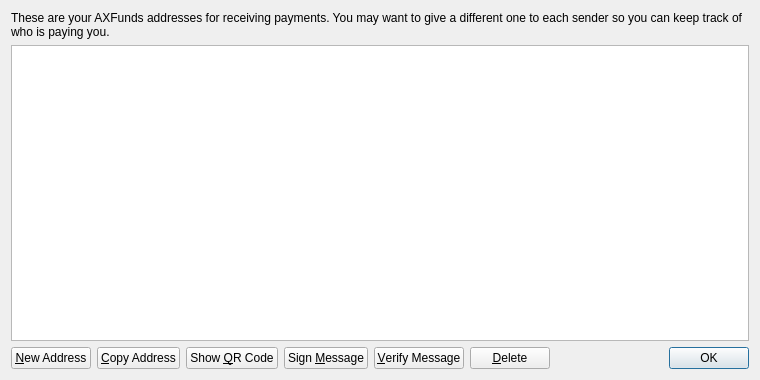
<?xml version="1.0" encoding="UTF-8"?>
<ui version="4.0">
 <class>AddressBookPage</class>
 <widget class="QWidget" name="AddressBookPage">
  <property name="geometry">
   <rect>
    <x>0</x>
    <y>0</y>
    <width>760</width>
    <height>380</height>
   </rect>
  </property>
  <property name="windowTitle">
   <string>Address Book</string>
  </property>
  <layout class="QVBoxLayout" name="verticalLayout">
   <item>
    <widget class="QLabel" name="labelExplanation">
     <property name="text">
      <string>These are your AXFunds addresses for receiving payments. You may want to give a different one to each sender so you can keep track of who is paying you.</string>
     </property>
     <property name="textFormat">
      <enum>Qt::PlainText</enum>
     </property>
     <property name="wordWrap">
      <bool>true</bool>
     </property>
    </widget>
   </item>
   <item>
    <widget class="QTableView" name="tableView">
     <property name="contextMenuPolicy">
      <enum>Qt::CustomContextMenu</enum>
     </property>
     <property name="toolTip">
      <string>Double-click to edit address or label</string>
     </property>
     <property name="tabKeyNavigation">
      <bool>false</bool>
     </property>
     <property name="selectionMode">
      <enum>QAbstractItemView::SingleSelection</enum>
     </property>
     <property name="selectionBehavior">
      <enum>QAbstractItemView::SelectRows</enum>
     </property>
     <property name="sortingEnabled">
      <bool>true</bool>
     </property>
     <attribute name="verticalHeaderVisible">
      <bool>false</bool>
     </attribute>
    </widget>
   </item>
   <item>
    <layout class="QHBoxLayout" name="horizontalLayout">
     <item>
      <widget class="QPushButton" name="newAddressButton">
       <property name="toolTip">
        <string>Create a new address</string>
       </property>
       <property name="text">
        <string>&amp;New Address</string>
       </property>
      </widget>
     </item>
     <item>
      <widget class="QPushButton" name="copyToClipboard">
       <property name="toolTip">
        <string>Copy the currently selected address to the system clipboard</string>
       </property>
       <property name="text">
        <string>&amp;Copy Address</string>
       </property>
      </widget>
     </item>
     <item>
      <widget class="QPushButton" name="showQRCode">
       <property name="text">
        <string>Show &amp;QR Code</string>
       </property>
      </widget>
     </item>
     <item>
      <widget class="QPushButton" name="signMessage">
       <property name="toolTip">
        <string>Sign a message to prove you own a AXFunds address</string>
       </property>
       <property name="text">
        <string>Sign &amp;Message</string>
       </property>
      </widget>
     </item>
     <item>
      <widget class="QPushButton" name="verifyMessage">
       <property name="toolTip">
        <string>Verify a message to ensure it was signed with a specified AXFunds address</string>
       </property>
       <property name="text">
        <string>&amp;Verify Message</string>
       </property>
      </widget>
     </item>
     <item>
      <widget class="QPushButton" name="deleteButton">
       <property name="toolTip">
        <string>Delete the currently selected address from the list</string>
       </property>
       <property name="text">
        <string>&amp;Delete</string>
       </property>
      </widget>
     </item>
     <item>
      <spacer name="horizontalSpacer">
       <property name="orientation">
        <enum>Qt::Horizontal</enum>
       </property>
       <property name="sizeHint" stdset="0">
        <size>
         <width>40</width>
         <height>20</height>
        </size>
       </property>
      </spacer>
     </item>
     <item>
      <widget class="QDialogButtonBox" name="buttonBox">
       <property name="sizePolicy">
        <sizepolicy hsizetype="Maximum" vsizetype="Fixed">
         <horstretch>0</horstretch>
         <verstretch>0</verstretch>
        </sizepolicy>
       </property>
       <property name="standardButtons">
        <set>QDialogButtonBox::Ok</set>
       </property>
      </widget>
     </item>
    </layout>
   </item>
  </layout>
 </widget>
 <resources>
  <include location="../bitcoin.qrc"/>
 </resources>
 <connections/>
</ui>
